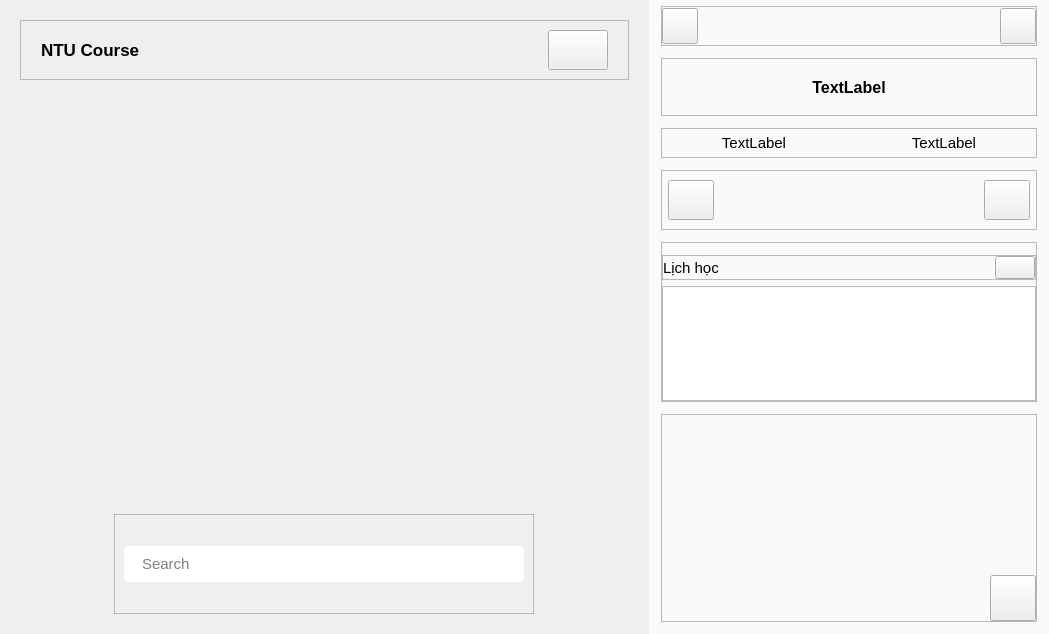
<?xml version="1.0" encoding="UTF-8"?>
<ui version="4.0">
 <class>coursePage</class>
 <widget class="QWidget" name="coursePage">
  <property name="geometry">
   <rect>
    <x>0</x>
    <y>0</y>
    <width>1049</width>
    <height>634</height>
   </rect>
  </property>
  <property name="windowTitle">
   <string>Form</string>
  </property>
  <property name="styleSheet">
   <string notr="true">
#rightMenuContainer_w{
	background-color: #fafafa;

}

#ntu_bodyContainer, #scrollAreaWidgetContents, #scrollArea {
	background-color: rgba(255,255,255,0);
}

#search_le {
	padding: 0 16px;
	border-radius: 6px;
}</string>
  </property>
  <layout class="QHBoxLayout" name="horizontalLayout">
   <property name="spacing">
    <number>0</number>
   </property>
   <property name="leftMargin">
    <number>0</number>
   </property>
   <property name="topMargin">
    <number>0</number>
   </property>
   <property name="rightMargin">
    <number>0</number>
   </property>
   <property name="bottomMargin">
    <number>0</number>
   </property>
   <item>
    <widget class="QStackedWidget" name="stackedWidget">
     <widget class="QWidget" name="mainPage_w">
      <layout class="QHBoxLayout" name="mainPage_lo">
       <property name="spacing">
        <number>0</number>
       </property>
       <property name="leftMargin">
        <number>0</number>
       </property>
       <property name="topMargin">
        <number>0</number>
       </property>
       <property name="rightMargin">
        <number>0</number>
       </property>
       <property name="bottomMargin">
        <number>0</number>
       </property>
       <item>
        <widget class="QWidget" name="widget_2" native="true">
         <layout class="QVBoxLayout" name="verticalLayout">
          <property name="leftMargin">
           <number>20</number>
          </property>
          <property name="topMargin">
           <number>20</number>
          </property>
          <property name="rightMargin">
           <number>20</number>
          </property>
          <property name="bottomMargin">
           <number>20</number>
          </property>
          <item>
           <widget class="QFrame" name="frame_5">
            <property name="minimumSize">
             <size>
              <width>0</width>
              <height>60</height>
             </size>
            </property>
            <property name="maximumSize">
             <size>
              <width>16777215</width>
              <height>60</height>
             </size>
            </property>
            <property name="frameShape">
             <enum>QFrame::StyledPanel</enum>
            </property>
            <property name="frameShadow">
             <enum>QFrame::Raised</enum>
            </property>
            <layout class="QHBoxLayout" name="horizontalLayout_6">
             <property name="leftMargin">
              <number>20</number>
             </property>
             <property name="topMargin">
              <number>0</number>
             </property>
             <property name="rightMargin">
              <number>20</number>
             </property>
             <property name="bottomMargin">
              <number>0</number>
             </property>
             <item>
              <widget class="QLabel" name="label_2">
               <property name="font">
                <font>
                 <pointsize>13</pointsize>
                 <weight>75</weight>
                 <bold>true</bold>
                </font>
               </property>
               <property name="text">
                <string>NTU Course</string>
               </property>
              </widget>
             </item>
             <item>
              <widget class="QPushButton" name="addCourse_btn">
               <property name="minimumSize">
                <size>
                 <width>60</width>
                 <height>40</height>
                </size>
               </property>
               <property name="maximumSize">
                <size>
                 <width>60</width>
                 <height>40</height>
                </size>
               </property>
               <property name="toolTip">
                <string>Thêm học phần</string>
               </property>
               <property name="text">
                <string/>
               </property>
               <property name="icon">
                <iconset resource="resources.qrc">
                 <normaloff>:/icons/assets/icons/Health Book.png</normaloff>:/icons/assets/icons/Health Book.png</iconset>
               </property>
               <property name="iconSize">
                <size>
                 <width>32</width>
                 <height>32</height>
                </size>
               </property>
              </widget>
             </item>
            </layout>
           </widget>
          </item>
          <item>
           <widget class="QScrollArea" name="scrollArea">
            <property name="frameShadow">
             <enum>QFrame::Raised</enum>
            </property>
            <property name="widgetResizable">
             <bool>true</bool>
            </property>
            <property name="alignment">
             <set>Qt::AlignCenter</set>
            </property>
            <widget class="QWidget" name="scrollAreaWidgetContents">
             <property name="geometry">
              <rect>
               <x>0</x>
               <y>0</y>
               <width>607</width>
               <height>420</height>
              </rect>
             </property>
             <layout class="QGridLayout" name="gridLayout">
              <property name="leftMargin">
               <number>0</number>
              </property>
              <property name="topMargin">
               <number>0</number>
              </property>
              <property name="rightMargin">
               <number>0</number>
              </property>
              <property name="bottomMargin">
               <number>0</number>
              </property>
              <property name="spacing">
               <number>0</number>
              </property>
              <item row="0" column="0">
               <widget class="QWidget" name="ntu_bodyContainer" native="true">
                <property name="minimumSize">
                 <size>
                  <width>400</width>
                  <height>0</height>
                 </size>
                </property>
                <layout class="QVBoxLayout" name="ntu_bodyContainer_lo">
                 <property name="spacing">
                  <number>6</number>
                 </property>
                 <property name="leftMargin">
                  <number>20</number>
                 </property>
                 <property name="topMargin">
                  <number>0</number>
                 </property>
                 <property name="rightMargin">
                  <number>20</number>
                 </property>
                 <property name="bottomMargin">
                  <number>0</number>
                 </property>
                </layout>
               </widget>
              </item>
             </layout>
            </widget>
           </widget>
          </item>
          <item alignment="Qt::AlignHCenter|Qt::AlignVCenter">
           <widget class="QFrame" name="frame_8">
            <property name="minimumSize">
             <size>
              <width>0</width>
              <height>100</height>
             </size>
            </property>
            <property name="maximumSize">
             <size>
              <width>16777215</width>
              <height>100</height>
             </size>
            </property>
            <property name="frameShape">
             <enum>QFrame::StyledPanel</enum>
            </property>
            <property name="frameShadow">
             <enum>QFrame::Raised</enum>
            </property>
            <layout class="QVBoxLayout" name="verticalLayout_5">
             <item>
              <widget class="QLineEdit" name="search_le">
               <property name="minimumSize">
                <size>
                 <width>400</width>
                 <height>36</height>
                </size>
               </property>
               <property name="maximumSize">
                <size>
                 <width>400</width>
                 <height>36</height>
                </size>
               </property>
               <property name="font">
                <font>
                 <pointsize>11</pointsize>
                </font>
               </property>
               <property name="placeholderText">
                <string>Search</string>
               </property>
              </widget>
             </item>
            </layout>
           </widget>
          </item>
         </layout>
        </widget>
       </item>
       <item>
        <widget class="QWidget" name="rightMenuContainer_w" native="true">
         <property name="minimumSize">
          <size>
           <width>400</width>
           <height>0</height>
          </size>
         </property>
         <property name="maximumSize">
          <size>
           <width>400</width>
           <height>16777215</height>
          </size>
         </property>
         <layout class="QVBoxLayout" name="verticalLayout_3">
          <property name="spacing">
           <number>12</number>
          </property>
          <property name="leftMargin">
           <number>12</number>
          </property>
          <property name="topMargin">
           <number>6</number>
          </property>
          <property name="rightMargin">
           <number>12</number>
          </property>
          <property name="bottomMargin">
           <number>12</number>
          </property>
          <item>
           <widget class="QFrame" name="frame">
            <property name="minimumSize">
             <size>
              <width>0</width>
              <height>40</height>
             </size>
            </property>
            <property name="maximumSize">
             <size>
              <width>16777215</width>
              <height>40</height>
             </size>
            </property>
            <property name="frameShape">
             <enum>QFrame::StyledPanel</enum>
            </property>
            <property name="frameShadow">
             <enum>QFrame::Raised</enum>
            </property>
            <layout class="QHBoxLayout" name="horizontalLayout_3">
             <property name="spacing">
              <number>0</number>
             </property>
             <property name="leftMargin">
              <number>0</number>
             </property>
             <property name="topMargin">
              <number>0</number>
             </property>
             <property name="rightMargin">
              <number>0</number>
             </property>
             <property name="bottomMargin">
              <number>0</number>
             </property>
             <item alignment="Qt::AlignLeft">
              <widget class="QPushButton" name="rm_close_btn">
               <property name="minimumSize">
                <size>
                 <width>36</width>
                 <height>36</height>
                </size>
               </property>
               <property name="maximumSize">
                <size>
                 <width>36</width>
                 <height>36</height>
                </size>
               </property>
               <property name="text">
                <string/>
               </property>
               <property name="icon">
                <iconset resource="resources.qrc">
                 <normaloff>:/icons/assets/icons/Close.png</normaloff>:/icons/assets/icons/Close.png</iconset>
               </property>
               <property name="iconSize">
                <size>
                 <width>24</width>
                 <height>24</height>
                </size>
               </property>
              </widget>
             </item>
             <item alignment="Qt::AlignRight">
              <widget class="QPushButton" name="rm_editCourse_btn">
               <property name="minimumSize">
                <size>
                 <width>36</width>
                 <height>36</height>
                </size>
               </property>
               <property name="maximumSize">
                <size>
                 <width>36</width>
                 <height>36</height>
                </size>
               </property>
               <property name="text">
                <string/>
               </property>
               <property name="icon">
                <iconset resource="resources.qrc">
                 <normaloff>:/icons/assets/icons/Edit Property.png</normaloff>:/icons/assets/icons/Edit Property.png</iconset>
               </property>
               <property name="iconSize">
                <size>
                 <width>24</width>
                 <height>24</height>
                </size>
               </property>
              </widget>
             </item>
            </layout>
           </widget>
          </item>
          <item>
           <widget class="QFrame" name="frame_2">
            <property name="minimumSize">
             <size>
              <width>0</width>
              <height>58</height>
             </size>
            </property>
            <property name="maximumSize">
             <size>
              <width>16777215</width>
              <height>58</height>
             </size>
            </property>
            <property name="frameShape">
             <enum>QFrame::StyledPanel</enum>
            </property>
            <property name="frameShadow">
             <enum>QFrame::Raised</enum>
            </property>
            <layout class="QHBoxLayout" name="horizontalLayout_4">
             <property name="spacing">
              <number>0</number>
             </property>
             <property name="leftMargin">
              <number>0</number>
             </property>
             <property name="topMargin">
              <number>0</number>
             </property>
             <property name="rightMargin">
              <number>0</number>
             </property>
             <property name="bottomMargin">
              <number>0</number>
             </property>
             <item>
              <widget class="QLabel" name="rm_courseName_lb">
               <property name="font">
                <font>
                 <pointsize>12</pointsize>
                 <weight>75</weight>
                 <bold>true</bold>
                </font>
               </property>
               <property name="text">
                <string>TextLabel</string>
               </property>
               <property name="alignment">
                <set>Qt::AlignCenter</set>
               </property>
              </widget>
             </item>
            </layout>
           </widget>
          </item>
          <item>
           <widget class="QFrame" name="frame_9">
            <property name="minimumSize">
             <size>
              <width>0</width>
              <height>30</height>
             </size>
            </property>
            <property name="maximumSize">
             <size>
              <width>16777215</width>
              <height>30</height>
             </size>
            </property>
            <property name="frameShape">
             <enum>QFrame::StyledPanel</enum>
            </property>
            <property name="frameShadow">
             <enum>QFrame::Raised</enum>
            </property>
            <layout class="QHBoxLayout" name="horizontalLayout_2">
             <property name="leftMargin">
              <number>0</number>
             </property>
             <property name="topMargin">
              <number>0</number>
             </property>
             <property name="rightMargin">
              <number>0</number>
             </property>
             <property name="bottomMargin">
              <number>0</number>
             </property>
             <item>
              <widget class="QLabel" name="rm_academicYear_lb">
               <property name="font">
                <font>
                 <pointsize>11</pointsize>
                </font>
               </property>
               <property name="text">
                <string>TextLabel</string>
               </property>
               <property name="alignment">
                <set>Qt::AlignCenter</set>
               </property>
              </widget>
             </item>
             <item>
              <widget class="QLabel" name="rm_semester_lb">
               <property name="font">
                <font>
                 <pointsize>11</pointsize>
                </font>
               </property>
               <property name="text">
                <string>TextLabel</string>
               </property>
               <property name="alignment">
                <set>Qt::AlignCenter</set>
               </property>
              </widget>
             </item>
            </layout>
           </widget>
          </item>
          <item>
           <widget class="QFrame" name="frame_3">
            <property name="minimumSize">
             <size>
              <width>0</width>
              <height>60</height>
             </size>
            </property>
            <property name="maximumSize">
             <size>
              <width>16777215</width>
              <height>60</height>
             </size>
            </property>
            <property name="frameShape">
             <enum>QFrame::StyledPanel</enum>
            </property>
            <property name="frameShadow">
             <enum>QFrame::Raised</enum>
            </property>
            <layout class="QHBoxLayout" name="horizontalLayout_5">
             <property name="leftMargin">
              <number>6</number>
             </property>
             <property name="topMargin">
              <number>0</number>
             </property>
             <property name="rightMargin">
              <number>6</number>
             </property>
             <property name="bottomMargin">
              <number>0</number>
             </property>
             <item alignment="Qt::AlignLeft">
              <widget class="QPushButton" name="rm_accessFolder_btn">
               <property name="minimumSize">
                <size>
                 <width>46</width>
                 <height>40</height>
                </size>
               </property>
               <property name="maximumSize">
                <size>
                 <width>46</width>
                 <height>40</height>
                </size>
               </property>
               <property name="toolTip">
                <string>Truy cập thư mục chứa dữ liệu khoá học</string>
               </property>
               <property name="text">
                <string/>
               </property>
               <property name="icon">
                <iconset resource="resources.qrc">
                 <normaloff>:/icons/assets/icons/Opened Folder.png</normaloff>:/icons/assets/icons/Opened Folder.png</iconset>
               </property>
               <property name="iconSize">
                <size>
                 <width>24</width>
                 <height>24</height>
                </size>
               </property>
              </widget>
             </item>
             <item alignment="Qt::AlignRight">
              <widget class="QPushButton" name="rm_accessWeb_btn">
               <property name="minimumSize">
                <size>
                 <width>46</width>
                 <height>40</height>
                </size>
               </property>
               <property name="maximumSize">
                <size>
                 <width>46</width>
                 <height>40</height>
                </size>
               </property>
               <property name="toolTip">
                <string>Truy cập trang web chính của khoá học</string>
               </property>
               <property name="text">
                <string/>
               </property>
               <property name="icon">
                <iconset resource="resources.qrc">
                 <normaloff>:/icons/assets/icons/Website.png</normaloff>:/icons/assets/icons/Website.png</iconset>
               </property>
               <property name="iconSize">
                <size>
                 <width>24</width>
                 <height>24</height>
                </size>
               </property>
              </widget>
             </item>
            </layout>
           </widget>
          </item>
          <item>
           <widget class="QFrame" name="frame_4">
            <property name="minimumSize">
             <size>
              <width>0</width>
              <height>160</height>
             </size>
            </property>
            <property name="maximumSize">
             <size>
              <width>16777215</width>
              <height>160</height>
             </size>
            </property>
            <property name="frameShape">
             <enum>QFrame::StyledPanel</enum>
            </property>
            <property name="frameShadow">
             <enum>QFrame::Raised</enum>
            </property>
            <layout class="QVBoxLayout" name="verticalLayout_2">
             <property name="spacing">
              <number>6</number>
             </property>
             <property name="leftMargin">
              <number>0</number>
             </property>
             <property name="topMargin">
              <number>12</number>
             </property>
             <property name="rightMargin">
              <number>0</number>
             </property>
             <property name="bottomMargin">
              <number>0</number>
             </property>
             <item>
              <widget class="QFrame" name="frame_6">
               <property name="frameShape">
                <enum>QFrame::StyledPanel</enum>
               </property>
               <property name="frameShadow">
                <enum>QFrame::Raised</enum>
               </property>
               <layout class="QHBoxLayout" name="horizontalLayout_7">
                <property name="leftMargin">
                 <number>0</number>
                </property>
                <property name="topMargin">
                 <number>0</number>
                </property>
                <property name="rightMargin">
                 <number>0</number>
                </property>
                <property name="bottomMargin">
                 <number>0</number>
                </property>
                <item>
                 <widget class="QLabel" name="label">
                  <property name="font">
                   <font>
                    <pointsize>11</pointsize>
                   </font>
                  </property>
                  <property name="text">
                   <string>Lịch học</string>
                  </property>
                  <property name="alignment">
                   <set>Qt::AlignLeading|Qt::AlignLeft|Qt::AlignVCenter</set>
                  </property>
                 </widget>
                </item>
                <item>
                 <widget class="QPushButton" name="pushButton">
                  <property name="minimumSize">
                   <size>
                    <width>40</width>
                    <height>0</height>
                   </size>
                  </property>
                  <property name="maximumSize">
                   <size>
                    <width>40</width>
                    <height>16777215</height>
                   </size>
                  </property>
                  <property name="font">
                   <font>
                    <pointsize>10</pointsize>
                   </font>
                  </property>
                  <property name="toolTip">
                   <string>Thêm lịch học</string>
                  </property>
                  <property name="text">
                   <string/>
                  </property>
                  <property name="icon">
                   <iconset resource="resources.qrc">
                    <normaloff>:/icons/assets/icons/Calendar Plus.png</normaloff>:/icons/assets/icons/Calendar Plus.png</iconset>
                  </property>
                  <property name="iconSize">
                   <size>
                    <width>24</width>
                    <height>24</height>
                   </size>
                  </property>
                 </widget>
                </item>
               </layout>
              </widget>
             </item>
             <item>
              <widget class="QListView" name="rm_time_lv"/>
             </item>
            </layout>
           </widget>
          </item>
          <item>
           <widget class="QFrame" name="frame_7">
            <property name="frameShape">
             <enum>QFrame::StyledPanel</enum>
            </property>
            <property name="frameShadow">
             <enum>QFrame::Raised</enum>
            </property>
            <layout class="QVBoxLayout" name="verticalLayout_4">
             <property name="spacing">
              <number>0</number>
             </property>
             <property name="leftMargin">
              <number>0</number>
             </property>
             <property name="topMargin">
              <number>12</number>
             </property>
             <property name="rightMargin">
              <number>0</number>
             </property>
             <property name="bottomMargin">
              <number>0</number>
             </property>
             <item alignment="Qt::AlignRight|Qt::AlignBottom">
              <widget class="QPushButton" name="rm_delcourse_btn">
               <property name="minimumSize">
                <size>
                 <width>46</width>
                 <height>46</height>
                </size>
               </property>
               <property name="maximumSize">
                <size>
                 <width>46</width>
                 <height>46</height>
                </size>
               </property>
               <property name="toolTip">
                <string>Xoá học phần này</string>
               </property>
               <property name="text">
                <string/>
               </property>
               <property name="icon">
                <iconset resource="resources.qrc">
                 <normaloff>:/icons/assets/icons/Waste.png</normaloff>:/icons/assets/icons/Waste.png</iconset>
               </property>
               <property name="iconSize">
                <size>
                 <width>32</width>
                 <height>32</height>
                </size>
               </property>
              </widget>
             </item>
            </layout>
           </widget>
          </item>
         </layout>
        </widget>
       </item>
      </layout>
     </widget>
    </widget>
   </item>
  </layout>
 </widget>
 <resources>
  <include location="resources.qrc"/>
 </resources>
 <connections/>
</ui>
